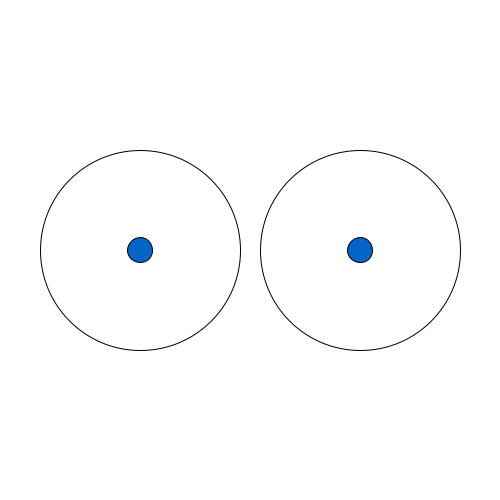
Frame 1 (no input)
Frame 60 (the mouse pressed at the canvas centre just before this capture): identical to frame 1, image omitted
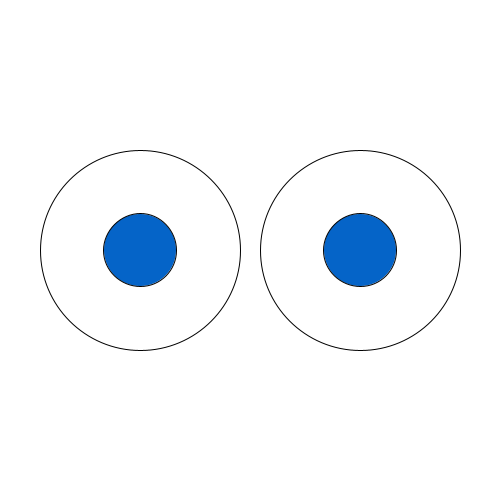
Frame 120 (the mouse held since frame 60 and released just before this capture)

The Processing sketch that drew these frames (run headless with seeded random() and noise(); from frame 60 on, the mouse is pressed at the canvas centre):

// Processing sketch: processing_172275
// ── processing_172275.pde

float counter = 0;
float amplitude = map(sin(counter),-1,1,1,10);

void setup()
{
size(500,500);
background(255);
}

void draw()
{
background(255);

pushMatrix();
translate(width/2+110,height/2);
stroke(0);
ellipse(0,0,200,200);
fill(amplitude,100,200);
popMatrix();

pushMatrix();

translate(width/2+110,height/2);
ellipse(0,0,25+sin(mouseY)*100,25+sin(mouseY)*100);
println(sin(counter));
fill(255);
counter += 0.01;
stroke(0);
popMatrix();

pushMatrix();
translate(width/2-110,height/2);
stroke(0);
ellipse(0,0,200,200);
fill(amplitude,100,200);
popMatrix();

pushMatrix();

translate(width/2-110,height/2);
ellipse(0,0,25+sin(mouseY)*100,25+sin(mouseY)*100);
println(sin(counter));
fill(255);
counter += 0.01;
stroke(0);
popMatrix();


}
